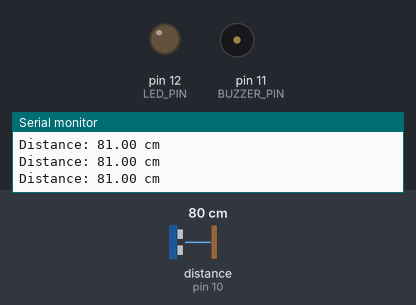
A sketch run on a simulated Arduino Uno, built with avr-gcc and run on an emulated ATmega328P. Shown: output pins drawn as LEDs (lit = HIGH), buzzer (waves = sounding, pin HIGH), the last lines printed to the serial monitor. Inputs (shaded band) come from the test bench; at power-on: distance to the obstacle (sensor on pin 10) 80 cm. The echo pulse lasts 58.3 µs per cm.

Above: at 1.3 s.
1.4 s: distance to the obstacle (sensor on pin 10) set to 77 cm
At 1.57 s:
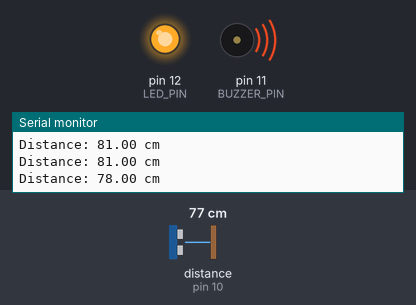
4.4 s: distance to the obstacle (sensor on pin 10) set to 120 cm
At 5.3 s:
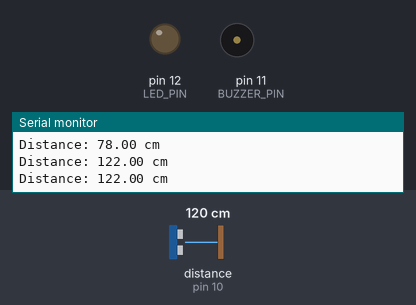
6.0 s: distance to the obstacle (sensor on pin 10) set to 35 cm
At 6.5 s:
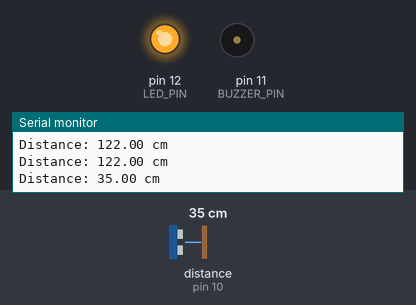
9.0 s: distance to the obstacle (sensor on pin 10) set to 44 cm
At 10.0 s:
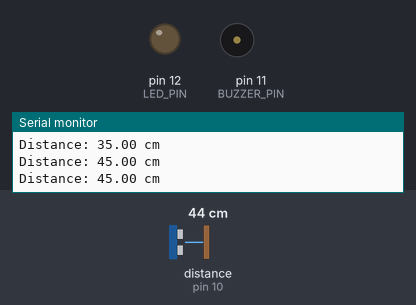
Timing chart, 0 to 11.5 s (numbered marks = the images above; inputs shaded):
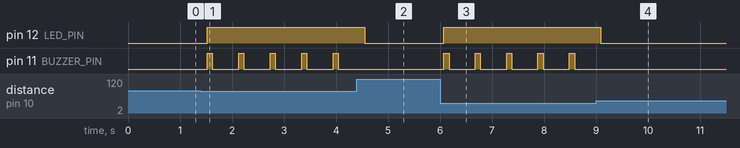

The sketch:

pbl.ino
```cpp
#include <NewPing.h> // Including library for HC-SR84 sensor

#define TRIGGER_PIN 9
#define ECHO_PIN 10
#define BUZZER_PIN 11
#define LED_PIN 12
#define MAX_DISTANCE 200 // Max sensor range in cm
#define POSTURE_THRESHOLD 40 // Slouching limit in cm

// Starting the NewPing object with designated hardware pins
NewPing sonar(TRIGGER_PIN, ECHO_PIN, MAX_DISTANCE);

void setup() {
  pinMode(BUZZER_PIN, OUTPUT); // configure buzzer pin as output alert
  pinMode(LED_PIN, OUTPUT); // configure led pin as output alert
  Serial.begin(9600); // Starting Serial Monitor
}

void loop() {
  float distance = readDistance(); // getting current distance calculation
  checkPosture(distance); // seeing current distance vs posture boundaries
  delay(500); // wait half a sec before redoing the loop
}

// Function 1: readDistance
// * Purpose: Trigger ultra sonic sensor and return distance in cm
// * Returns: float value representing distance

float readDistance() {

  float cm = sonar.ping_cm(); // fetch distance using library math

  // Output data to Serial Monitor for real-time tracking
  Serial.print("Distance: ");
  Serial.print(cm);
  Serial.println(" cm");

  return cm;
}

// Function 2: checkPosture
// Purpose: See if current distance info to trigger alerts if the user sits poorly
// Parameters: float currentDist = the latest reading from the sensor

void checkPosture(float currentDist) {
  if (currentDist > 0 && currentDist < POSTURE_THRESHOLD) {

// Too close (User is slouching foward)
    digitalWrite(LED_PIN, HIGH);
    digitalWrite(BUZZER_PIN, HIGH);
    delay(100);
    digitalWrite(BUZZER_PIN, LOW);

// Too far (User is leaning Back)
  } else if (currentDist >= 58 && currentDist <= 80) {

    digitalWrite(LED_PIN, HIGH);
    digitalWrite(BUZZER_PIN, HIGH);
    delay(100);
    digitalWrite(BUZZER_PIN, LOW);

// SWEETTTT SPOTTT (User has perfect posture!)
  } else {

    digitalWrite(LED_PIN, LOW);
    digitalWrite(BUZZER_PIN, LOW);

  }
}
```

Measured:
- the behaviour switches between 80 and 79 cm on distance to the obstacle (sensor on pin 10) (found by bisection; images 0 and 1)
- the behaviour switches between 39 and 40 cm on distance to the obstacle (sensor on pin 10) (found by bisection; images 3 and 4)
- after the input at 1.4 s, pin 12 (LED_PIN): LOW → HIGH after 0.12 s; pin 11 (BUZZER_PIN): alternates HIGH for 0.10 s and LOW for 0.51 s, starting after 0.12 s
- after the input at 4.4 s, pin 12 (LED_PIN): HIGH → LOW after 0.15 s; pin 11 (BUZZER_PIN): stops changing and stays LOW
- after the input at 6.0 s, pin 12 (LED_PIN): LOW → HIGH after 0.07 s; pin 11 (BUZZER_PIN): alternates HIGH for 0.10 s and LOW for 0.50 s, starting after 0.07 s
- after the input at 9.0 s, pin 12 (LED_PIN): HIGH → LOW after 0.09 s; pin 11 (BUZZER_PIN): stops changing and stays LOW
